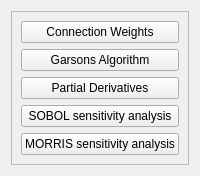
          <widget class="QWidget" name="tab_11">
           <attribute name="title">
            <string>System Identification</string>
           </attribute>
           <layout class="QGridLayout" name="gridLayout_26">
            <item row="0" column="0">
             <widget class="QFrame" name="frame_4">
              <property name="frameShape">
               <enum>QFrame::StyledPanel</enum>
              </property>
              <property name="frameShadow">
               <enum>QFrame::Raised</enum>
              </property>
              <layout class="QGridLayout" name="gridLayout_27">
               <item row="1" column="0">
                <widget class="QPushButton" name="ButtonPrepData_3">
                 <property name="text">
                  <string>Garsons Algorithm</string>
                 </property>
                </widget>
               </item>
               <item row="0" column="0">
                <widget class="QPushButton" name="ButtonPrepData_2">
                 <property name="text">
                  <string>Connection Weights</string>
                 </property>
                </widget>
               </item>
               <item row="3" column="0">
                <widget class="QPushButton" name="ButtonPrepData_5">
                 <property name="text">
                  <string>SOBOL sensitivity analysis</string>
                 </property>
                </widget>
               </item>
               <item row="2" column="0">
                <widget class="QPushButton" name="ButtonPrepData_4">
                 <property name="text">
                  <string>Partial Derivatives</string>
                 </property>
                </widget>
               </item>
               <item row="4" column="0">
                <widget class="QPushButton" name="ButtonPrepData_6">
                 <property name="text">
                  <string>MORRIS sensitivity analysis</string>
                 </property>
                </widget>
               </item>
              </layout>
             </widget>
            </item>
           </layout>
          </widget>
